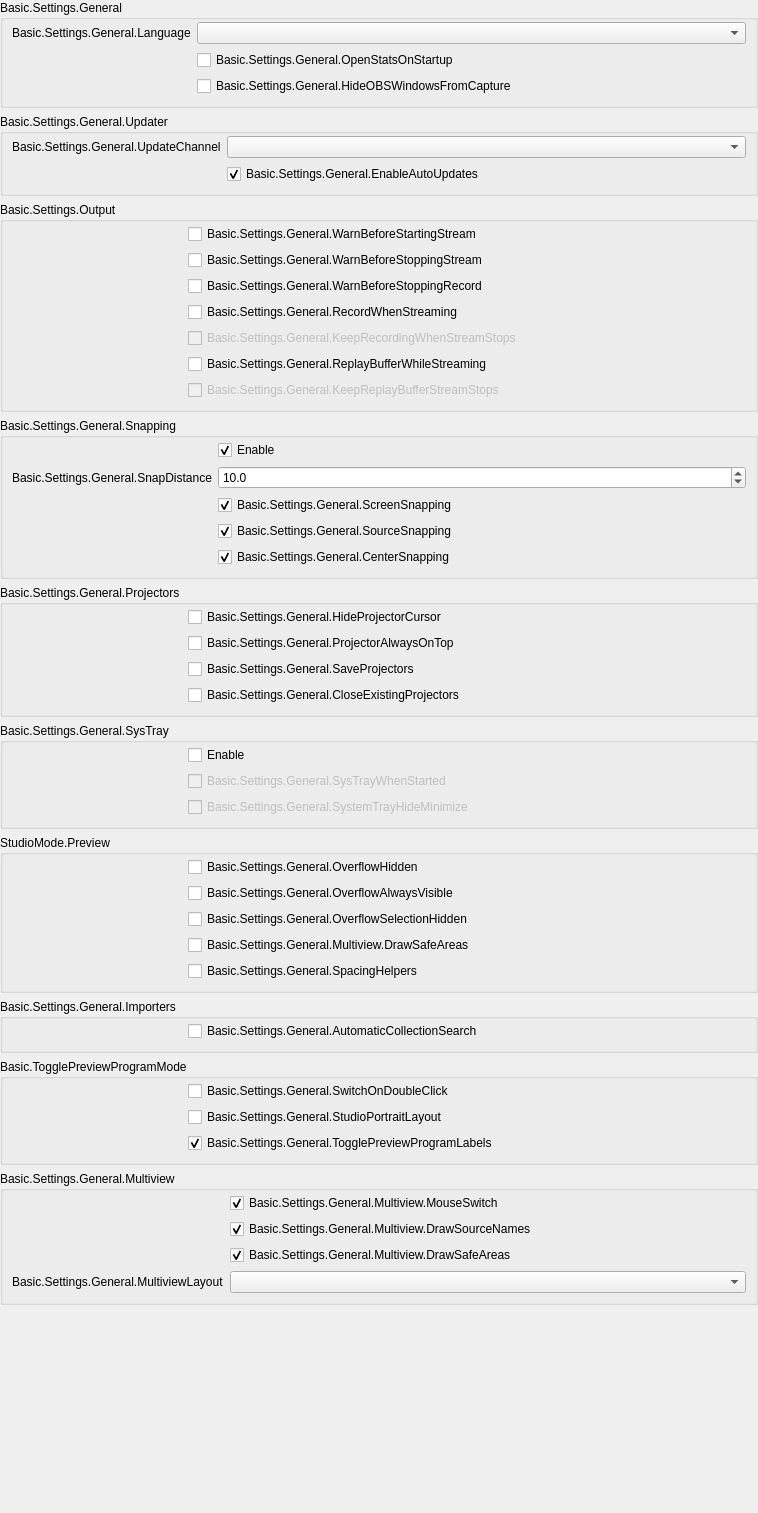
           <widget class="QWidget" name="scrollAreaWidgetContents_2">
            <property name="geometry">
             <rect>
              <x>0</x>
              <y>0</y>
              <width>758</width>
              <height>1513</height>
             </rect>
            </property>
            <layout class="QVBoxLayout" name="verticalLayout_19">
             <property name="leftMargin">
              <number>0</number>
             </property>
             <property name="topMargin">
              <number>0</number>
             </property>
             <property name="rightMargin">
              <number>0</number>
             </property>
             <property name="bottomMargin">
              <number>0</number>
             </property>
             <item>
              <widget class="QFrame" name="widget_2">
               <layout class="QVBoxLayout" name="verticalLayout_20">
                <property name="leftMargin">
                 <number>0</number>
                </property>
                <property name="topMargin">
                 <number>0</number>
                </property>
                <property name="rightMargin">
                 <number>0</number>
                </property>
                <property name="bottomMargin">
                 <number>0</number>
                </property>
                <item>
                 <widget class="QGroupBox" name="groupBox_15">
                  <property name="title">
                   <string>Basic.Settings.General</string>
                  </property>
                  <layout class="QFormLayout" name="formLayout_32">
                   <property name="fieldGrowthPolicy">
                    <enum>QFormLayout::FieldGrowthPolicy::AllNonFixedFieldsGrow</enum>
                   </property>
                   <property name="labelAlignment">
                    <set>Qt::AlignmentFlag::AlignRight|Qt::AlignmentFlag::AlignTrailing|Qt::AlignmentFlag::AlignVCenter</set>
                   </property>
                   <property name="topMargin">
                    <number>2</number>
                   </property>
                   <item row="0" column="0">
                    <widget class="QLabel" name="label">
                     <property name="text">
                      <string>Basic.Settings.General.Language</string>
                     </property>
                     <property name="buddy">
                      <cstring>language</cstring>
                     </property>
                    </widget>
                   </item>
                   <item row="0" column="1">
                    <widget class="QComboBox" name="language"/>
                   </item>
                   <item row="1" column="0">
                    <spacer name="horizontalSpacer_3">
                     <property name="orientation">
                      <enum>Qt::Orientation::Horizontal</enum>
                     </property>
                     <property name="sizeType">
                      <enum>QSizePolicy::Policy::Fixed</enum>
                     </property>
                     <property name="sizeHint" stdset="0">
                      <size>
                       <width>170</width>
                       <height>5</height>
                      </size>
                     </property>
                    </spacer>
                   </item>
                   <item row="1" column="1">
                    <widget class="QCheckBox" name="openStatsOnStartup">
                     <property name="text">
                      <string>Basic.Settings.General.OpenStatsOnStartup</string>
                     </property>
                    </widget>
                   </item>
                   <item row="2" column="1">
                    <widget class="QCheckBox" name="hideOBSFromCapture">
                     <property name="toolTip">
                      <string>Basic.Settings.General.HideOBSWindowsFromCapture.Tooltip</string>
                     </property>
                     <property name="text">
                      <string>Basic.Settings.General.HideOBSWindowsFromCapture</string>
                     </property>
                    </widget>
                   </item>
                  </layout>
                 </widget>
                </item>
                <item>
                 <widget class="QGroupBox" name="updateSettingsGroupBox">
                  <property name="title">
                   <string>Basic.Settings.General.Updater</string>
                  </property>
                  <layout class="QFormLayout" name="formLayout_20">
                   <property name="fieldGrowthPolicy">
                    <enum>QFormLayout::FieldGrowthPolicy::AllNonFixedFieldsGrow</enum>
                   </property>
                   <property name="labelAlignment">
                    <set>Qt::AlignmentFlag::AlignRight|Qt::AlignmentFlag::AlignTrailing|Qt::AlignmentFlag::AlignVCenter</set>
                   </property>
                   <property name="topMargin">
                    <number>2</number>
                   </property>
                   <item row="0" column="0">
                    <widget class="QLabel" name="updateChannelLabel">
                     <property name="text">
                      <string>Basic.Settings.General.UpdateChannel</string>
                     </property>
                    </widget>
                   </item>
                   <item row="0" column="1">
                    <widget class="QComboBox" name="updateChannelBox">
                     <property name="editable">
                      <bool>false</bool>
                     </property>
                     <property name="currentText">
                      <string/>
                     </property>
                    </widget>
                   </item>
                   <item row="1" column="1">
                    <widget class="QCheckBox" name="enableAutoUpdates">
                     <property name="text">
                      <string>Basic.Settings.General.EnableAutoUpdates</string>
                     </property>
                     <property name="checked">
                      <bool>true</bool>
                     </property>
                    </widget>
                   </item>
                   <item row="1" column="0">
                    <spacer name="horizontalSpacer_29">
                     <property name="orientation">
                      <enum>Qt::Orientation::Horizontal</enum>
                     </property>
                     <property name="sizeType">
                      <enum>QSizePolicy::Policy::Fixed</enum>
                     </property>
                     <property name="sizeHint" stdset="0">
                      <size>
                       <width>170</width>
                       <height>20</height>
                      </size>
                     </property>
                    </spacer>
                   </item>
                  </layout>
                 </widget>
                </item>
                <item>
                 <widget class="QGroupBox" name="groupBox_16">
                  <property name="title">
                   <string>Basic.Settings.Output</string>
                  </property>
                  <layout class="QFormLayout" name="formLayout_2">
                   <property name="fieldGrowthPolicy">
                    <enum>QFormLayout::FieldGrowthPolicy::AllNonFixedFieldsGrow</enum>
                   </property>
                   <property name="labelAlignment">
                    <set>Qt::AlignmentFlag::AlignRight|Qt::AlignmentFlag::AlignTrailing|Qt::AlignmentFlag::AlignVCenter</set>
                   </property>
                   <property name="topMargin">
                    <number>2</number>
                   </property>
                   <item row="0" column="0">
                    <spacer name="horizontalSpacer_5">
                     <property name="orientation">
                      <enum>Qt::Orientation::Horizontal</enum>
                     </property>
                     <property name="sizeType">
                      <enum>QSizePolicy::Policy::Fixed</enum>
                     </property>
                     <property name="sizeHint" stdset="0">
                      <size>
                       <width>170</width>
                       <height>5</height>
                      </size>
                     </property>
                    </spacer>
                   </item>
                   <item row="0" column="1">
                    <widget class="QCheckBox" name="warnBeforeStreamStart">
                     <property name="text">
                      <string>Basic.Settings.General.WarnBeforeStartingStream</string>
                     </property>
                    </widget>
                   </item>
                   <item row="1" column="1">
                    <widget class="QCheckBox" name="warnBeforeStreamStop">
                     <property name="text">
                      <string>Basic.Settings.General.WarnBeforeStoppingStream</string>
                     </property>
                    </widget>
                   </item>
                   <item row="2" column="1">
                    <widget class="QCheckBox" name="warnBeforeRecordStop">
                     <property name="text">
                      <string>Basic.Settings.General.WarnBeforeStoppingRecord</string>
                     </property>
                    </widget>
                   </item>
                   <item row="3" column="1">
                    <widget class="QCheckBox" name="recordWhenStreaming">
                     <property name="text">
                      <string>Basic.Settings.General.RecordWhenStreaming</string>
                     </property>
                    </widget>
                   </item>
                   <item row="4" column="1">
                    <widget class="QCheckBox" name="keepRecordStreamStops">
                     <property name="enabled">
                      <bool>false</bool>
                     </property>
                     <property name="text">
                      <string>Basic.Settings.General.KeepRecordingWhenStreamStops</string>
                     </property>
                    </widget>
                   </item>
                   <item row="5" column="1">
                    <widget class="QCheckBox" name="replayWhileStreaming">
                     <property name="text">
                      <string>Basic.Settings.General.ReplayBufferWhileStreaming</string>
                     </property>
                    </widget>
                   </item>
                   <item row="6" column="1">
                    <widget class="QCheckBox" name="keepReplayStreamStops">
                     <property name="enabled">
                      <bool>false</bool>
                     </property>
                     <property name="text">
                      <string>Basic.Settings.General.KeepReplayBufferStreamStops</string>
                     </property>
                    </widget>
                   </item>
                  </layout>
                 </widget>
                </item>
                <item>
                 <widget class="QGroupBox" name="groupBox_10">
                  <property name="enabled">
                   <bool>true</bool>
                  </property>
                  <property name="title">
                   <string>Basic.Settings.General.Snapping</string>
                  </property>
                  <property name="flat">
                   <bool>false</bool>
                  </property>
                  <layout class="QFormLayout" name="formLayout_21">
                   <property name="fieldGrowthPolicy">
                    <enum>QFormLayout::FieldGrowthPolicy::AllNonFixedFieldsGrow</enum>
                   </property>
                   <property name="labelAlignment">
                    <set>Qt::AlignmentFlag::AlignRight|Qt::AlignmentFlag::AlignTrailing|Qt::AlignmentFlag::AlignVCenter</set>
                   </property>
                   <property name="topMargin">
                    <number>2</number>
                   </property>
                   <item row="0" column="1">
                    <widget class="QCheckBox" name="snappingEnabled">
                     <property name="text">
                      <string>Enable</string>
                     </property>
                     <property name="checked">
                      <bool>true</bool>
                     </property>
                    </widget>
                   </item>
                   <item row="2" column="1">
                    <widget class="QCheckBox" name="screenSnapping">
                     <property name="text">
                      <string>Basic.Settings.General.ScreenSnapping</string>
                     </property>
                     <property name="checked">
                      <bool>true</bool>
                     </property>
                    </widget>
                   </item>
                   <item row="4" column="1">
                    <widget class="QCheckBox" name="centerSnapping">
                     <property name="text">
                      <string>Basic.Settings.General.CenterSnapping</string>
                     </property>
                     <property name="checked">
                      <bool>true</bool>
                     </property>
                    </widget>
                   </item>
                   <item row="3" column="1">
                    <widget class="QCheckBox" name="sourceSnapping">
                     <property name="text">
                      <string>Basic.Settings.General.SourceSnapping</string>
                     </property>
                     <property name="checked">
                      <bool>true</bool>
                     </property>
                    </widget>
                   </item>
                   <item row="1" column="1">
                    <widget class="QDoubleSpinBox" name="snapDistance">
                     <property name="decimals">
                      <number>1</number>
                     </property>
                     <property name="singleStep">
                      <double>0.500000000000000</double>
                     </property>
                     <property name="value">
                      <double>10.000000000000000</double>
                     </property>
                    </widget>
                   </item>
                   <item row="1" column="0">
                    <widget class="QLabel" name="label_9">
                     <property name="text">
                      <string>Basic.Settings.General.SnapDistance</string>
                     </property>
                     <property name="buddy">
                      <cstring>snapDistance</cstring>
                     </property>
                    </widget>
                   </item>
                   <item row="3" column="0">
                    <spacer name="horizontalSpacer_4">
                     <property name="orientation">
                      <enum>Qt::Orientation::Horizontal</enum>
                     </property>
                     <property name="sizeType">
                      <enum>QSizePolicy::Policy::Fixed</enum>
                     </property>
                     <property name="sizeHint" stdset="0">
                      <size>
                       <width>170</width>
                       <height>5</height>
                      </size>
                     </property>
                    </spacer>
                   </item>
                  </layout>
                 </widget>
                </item>
                <item>
                 <widget class="QGroupBox" name="groupBox_14">
                  <property name="title">
                   <string>Basic.Settings.General.Projectors</string>
                  </property>
                  <layout class="QFormLayout" name="formLayout_28">
                   <property name="fieldGrowthPolicy">
                    <enum>QFormLayout::FieldGrowthPolicy::AllNonFixedFieldsGrow</enum>
                   </property>
                   <property name="labelAlignment">
                    <set>Qt::AlignmentFlag::AlignRight|Qt::AlignmentFlag::AlignTrailing|Qt::AlignmentFlag::AlignVCenter</set>
                   </property>
                   <property name="topMargin">
                    <number>2</number>
                   </property>
                   <item row="0" column="1">
                    <widget class="QCheckBox" name="hideProjectorCursor">
                     <property name="text">
                      <string>Basic.Settings.General.HideProjectorCursor</string>
                     </property>
                    </widget>
                   </item>
                   <item row="1" column="1">
                    <widget class="QCheckBox" name="projectorAlwaysOnTop">
                     <property name="text">
                      <string>Basic.Settings.General.ProjectorAlwaysOnTop</string>
                     </property>
                    </widget>
                   </item>
                   <item row="2" column="1">
                    <widget class="QCheckBox" name="saveProjectors">
                     <property name="text">
                      <string>Basic.Settings.General.SaveProjectors</string>
                     </property>
                    </widget>
                   </item>
                   <item row="3" column="1">
                    <widget class="QCheckBox" name="closeProjectors">
                     <property name="text">
                      <string>Basic.Settings.General.CloseExistingProjectors</string>
                     </property>
                    </widget>
                   </item>
                   <item row="1" column="0">
                    <spacer name="horizontalSpacer">
                     <property name="orientation">
                      <enum>Qt::Orientation::Horizontal</enum>
                     </property>
                     <property name="sizeType">
                      <enum>QSizePolicy::Policy::Fixed</enum>
                     </property>
                     <property name="sizeHint" stdset="0">
                      <size>
                       <width>170</width>
                       <height>5</height>
                      </size>
                     </property>
                    </spacer>
                   </item>
                  </layout>
                 </widget>
                </item>
                <item>
                 <widget class="QGroupBox" name="groupBox_13">
                  <property name="title">
                   <string>Basic.Settings.General.SysTray</string>
                  </property>
                  <layout class="QFormLayout" name="formLayout_29">
                   <property name="fieldGrowthPolicy">
                    <enum>QFormLayout::FieldGrowthPolicy::AllNonFixedFieldsGrow</enum>
                   </property>
                   <property name="labelAlignment">
                    <set>Qt::AlignmentFlag::AlignRight|Qt::AlignmentFlag::AlignTrailing|Qt::AlignmentFlag::AlignVCenter</set>
                   </property>
                   <property name="topMargin">
                    <number>2</number>
                   </property>
                   <item row="0" column="1">
                    <widget class="QCheckBox" name="systemTrayEnabled">
                     <property name="text">
                      <string>Enable</string>
                     </property>
                    </widget>
                   </item>
                   <item row="1" column="1">
                    <widget class="QCheckBox" name="systemTrayWhenStarted">
                     <property name="enabled">
                      <bool>false</bool>
                     </property>
                     <property name="text">
                      <string>Basic.Settings.General.SysTrayWhenStarted</string>
                     </property>
                    </widget>
                   </item>
                   <item row="2" column="1">
                    <widget class="QCheckBox" name="systemTrayAlways">
                     <property name="enabled">
                      <bool>false</bool>
                     </property>
                     <property name="text">
                      <string>Basic.Settings.General.SystemTrayHideMinimize</string>
                     </property>
                    </widget>
                   </item>
                   <item row="1" column="0">
                    <spacer name="horizontalSpacer_2">
                     <property name="orientation">
                      <enum>Qt::Orientation::Horizontal</enum>
                     </property>
                     <property name="sizeType">
                      <enum>QSizePolicy::Policy::Fixed</enum>
                     </property>
                     <property name="sizeHint" stdset="0">
                      <size>
                       <width>170</width>
                       <height>5</height>
                      </size>
                     </property>
                    </spacer>
                   </item>
                  </layout>
                 </widget>
                </item>
                <item>
                 <widget class="QGroupBox" name="groupBox_18">
                  <property name="title">
                   <string>StudioMode.Preview</string>
                  </property>
                  <layout class="QFormLayout" name="formLayout_35">
                   <property name="fieldGrowthPolicy">
                    <enum>QFormLayout::FieldGrowthPolicy::AllNonFixedFieldsGrow</enum>
                   </property>
                   <property name="labelAlignment">
                    <set>Qt::AlignmentFlag::AlignRight|Qt::AlignmentFlag::AlignTrailing|Qt::AlignmentFlag::AlignVCenter</set>
                   </property>
                   <property name="topMargin">
                    <number>2</number>
                   </property>
                   <item row="1" column="1">
                    <widget class="QCheckBox" name="overflowAlwaysVisible">
                     <property name="text">
                      <string>Basic.Settings.General.OverflowAlwaysVisible</string>
                     </property>
                    </widget>
                   </item>
                   <item row="0" column="0">
                    <spacer name="horizontalSpacer_25">
                     <property name="orientation">
                      <enum>Qt::Orientation::Horizontal</enum>
                     </property>
                     <property name="sizeHint" stdset="0">
                      <size>
                       <width>170</width>
                       <height>5</height>
                      </size>
                     </property>
                    </spacer>
                   </item>
                   <item row="2" column="1">
                    <widget class="QCheckBox" name="overflowSelectionHide">
                     <property name="text">
                      <string>Basic.Settings.General.OverflowSelectionHidden</string>
                     </property>
                    </widget>
                   </item>
                   <item row="3" column="1">
                    <widget class="QCheckBox" name="previewSafeAreas">
                     <property name="text">
                      <string>Basic.Settings.General.Multiview.DrawSafeAreas</string>
                     </property>
                    </widget>
                   </item>
                   <item row="4" column="1">
                    <widget class="QCheckBox" name="previewSpacingHelpers">
                     <property name="text">
                      <string>Basic.Settings.General.SpacingHelpers</string>
                     </property>
                    </widget>
                   </item>
                   <item row="0" column="1">
                    <widget class="QCheckBox" name="overflowHide">
                     <property name="text">
                      <string>Basic.Settings.General.OverflowHidden</string>
                     </property>
                    </widget>
                   </item>
                  </layout>
                 </widget>
                </item>
                <item>
                 <widget class="QGroupBox" name="groupBox_19">
                  <property name="title">
                   <string>Basic.Settings.General.Importers</string>
                  </property>
                  <layout class="QFormLayout" name="formLayout_36">
                   <property name="fieldGrowthPolicy">
                    <enum>QFormLayout::FieldGrowthPolicy::AllNonFixedFieldsGrow</enum>
                   </property>
                   <property name="labelAlignment">
                    <set>Qt::AlignmentFlag::AlignRight|Qt::AlignmentFlag::AlignTrailing|Qt::AlignmentFlag::AlignVCenter</set>
                   </property>
                   <property name="topMargin">
                    <number>2</number>
                   </property>
                   <item row="0" column="0">
                    <spacer name="horizontalSpacer_26">
                     <property name="orientation">
                      <enum>Qt::Orientation::Horizontal</enum>
                     </property>
                     <property name="sizeHint" stdset="0">
                      <size>
                       <width>170</width>
                       <height>5</height>
                      </size>
                     </property>
                    </spacer>
                   </item>
                   <item row="0" column="1">
                    <widget class="QCheckBox" name="automaticSearch">
                     <property name="text">
                      <string>Basic.Settings.General.AutomaticCollectionSearch</string>
                     </property>
                    </widget>
                   </item>
                  </layout>
                 </widget>
                </item>
                <item>
                 <widget class="QGroupBox" name="groupBox_11">
                  <property name="title">
                   <string>Basic.TogglePreviewProgramMode</string>
                  </property>
                  <layout class="QFormLayout" name="formLayout_31">
                   <property name="fieldGrowthPolicy">
                    <enum>QFormLayout::FieldGrowthPolicy::AllNonFixedFieldsGrow</enum>
                   </property>
                   <property name="labelAlignment">
                    <set>Qt::AlignmentFlag::AlignRight|Qt::AlignmentFlag::AlignTrailing|Qt::AlignmentFlag::AlignVCenter</set>
                   </property>
                   <property name="topMargin">
                    <number>2</number>
                   </property>
                   <item row="0" column="1">
                    <widget class="QCheckBox" name="doubleClickSwitch">
                     <property name="text">
                      <string>Basic.Settings.General.SwitchOnDoubleClick</string>
                     </property>
                    </widget>
                   </item>
                   <item row="0" column="0">
                    <spacer name="horizontalSpacer_6">
                     <property name="orientation">
                      <enum>Qt::Orientation::Horizontal</enum>
                     </property>
                     <property name="sizeHint" stdset="0">
                      <size>
                       <width>170</width>
                       <height>5</height>
                      </size>
                     </property>
                    </spacer>
                   </item>
                   <item row="1" column="1">
                    <widget class="QCheckBox" name="studioPortraitLayout">
                     <property name="text">
                      <string>Basic.Settings.General.StudioPortraitLayout</string>
                     </property>
                    </widget>
                   </item>
                   <item row="2" column="1">
                    <widget class="QCheckBox" name="prevProgLabelToggle">
                     <property name="text">
                      <string>Basic.Settings.General.TogglePreviewProgramLabels</string>
                     </property>
                     <property name="checked">
                      <bool>true</bool>
                     </property>
                    </widget>
                   </item>
                  </layout>
                 </widget>
                </item>
                <item>
                 <widget class="QGroupBox" name="groupBoxMultiview">
                  <property name="title">
                   <string>Basic.Settings.General.Multiview</string>
                  </property>
                  <layout class="QFormLayout" name="formLayoutMultiview">
                   <property name="fieldGrowthPolicy">
                    <enum>QFormLayout::FieldGrowthPolicy::AllNonFixedFieldsGrow</enum>
                   </property>
                   <property name="labelAlignment">
                    <set>Qt::AlignmentFlag::AlignRight|Qt::AlignmentFlag::AlignTrailing|Qt::AlignmentFlag::AlignVCenter</set>
                   </property>
                   <property name="topMargin">
                    <number>2</number>
                   </property>
                   <item row="0" column="0">
                    <spacer name="horizontalSpacerMultiview">
                     <property name="orientation">
                      <enum>Qt::Orientation::Horizontal</enum>
                     </property>
                     <property name="sizeType">
                      <enum>QSizePolicy::Policy::Fixed</enum>
                     </property>
                     <property name="sizeHint" stdset="0">
                      <size>
                       <width>170</width>
                       <height>5</height>
                      </size>
                     </property>
                    </spacer>
                   </item>
                   <item row="0" column="1">
                    <widget class="QCheckBox" name="multiviewMouseSwitch">
                     <property name="text">
                      <string>Basic.Settings.General.Multiview.MouseSwitch</string>
                     </property>
                     <property name="checked">
                      <bool>true</bool>
                     </property>
                    </widget>
                   </item>
                   <item row="1" column="1">
                    <widget class="QCheckBox" name="multiviewDrawNames">
                     <property name="text">
                      <string>Basic.Settings.General.Multiview.DrawSourceNames</string>
                     </property>
                     <property name="checked">
                      <bool>true</bool>
                     </property>
                    </widget>
                   </item>
                   <item row="2" column="1">
                    <widget class="QCheckBox" name="multiviewDrawAreas">
                     <property name="text">
                      <string>Basic.Settings.General.Multiview.DrawSafeAreas</string>
                     </property>
                     <property name="checked">
                      <bool>true</bool>
                     </property>
                    </widget>
                   </item>
                   <item row="3" column="1">
                    <widget class="QComboBox" name="multiviewLayout"/>
                   </item>
                   <item row="3" column="0">
                    <widget class="QLabel" name="label_64">
                     <property name="text">
                      <string>Basic.Settings.General.MultiviewLayout</string>
                     </property>
                     <property name="buddy">
                      <cstring>multiviewLayout</cstring>
                     </property>
                    </widget>
                   </item>
                  </layout>
                 </widget>
                </item>
                <item>
                 <spacer name="verticalSpacer_11">
                  <property name="orientation">
                   <enum>Qt::Orientation::Vertical</enum>
                  </property>
                  <property name="sizeHint" stdset="0">
                   <size>
                    <width>20</width>
                    <height>40</height>
                   </size>
                  </property>
                 </spacer>
                </item>
               </layout>
              </widget>
             </item>
            </layout>
           </widget>
